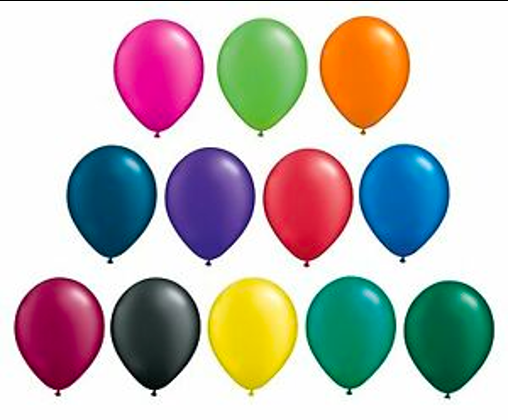
#> input picture sample.png, 508 x 420 px
$ python rotateImage.py
#> lines starting #> are read from the running program, lines starting #| are printed output that depends on the picture
import cv2
import imutils

# read image and gray image color
image = cv2.imread("sample.png")
#> image is the input picture: shape (420, 508, 3); mean B, G, R 182.3, 185.9, 190.7

# open the image
cv2.imshow("Anh mau", image)
cv2.waitKey()

# rotate double image
# 45o
imageRotate = imutils.rotate(image, 45)
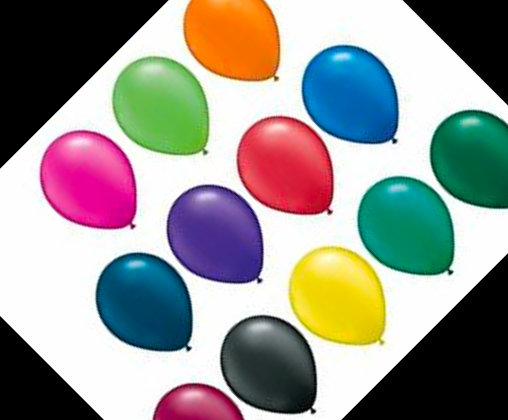
#> imageRotate: shape (420, 508, 3); mean B, G, R 143, 147.3, 149
cv2.imshow("Anh Rotate 45", imageRotate)
cv2.waitKey()

# press any to quit
cv2.destroyAllWindows()
